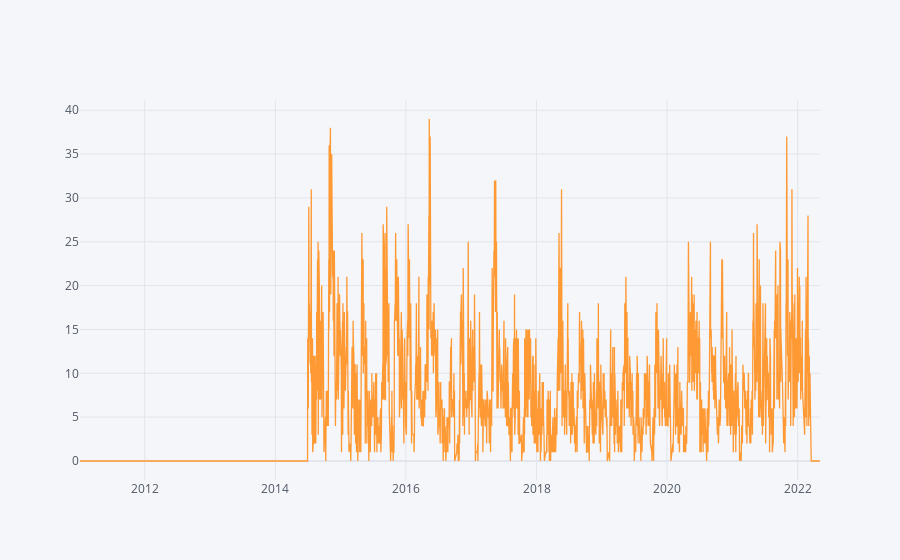

Notebook cell for this chart:
### Markdown cell above
- 分布非常不平均，如果每一个trade都一样的size那么gross management就彻底崩溃，没有办法拿到那么多的leverage
- 还有一个问题是虽然我们现在的model预测回报效果不错，model calibration以季度为单位，然后每个季度产生的交易数量差别非常大；monthly rebalance 结果好一些
- 目前我们这个sizing是用prob adjusted size,然后当我们到达gross limit的时候，就开始剪掉旧的position,如果还不够，那就剪掉新的概率低的position
- 这样的一个问题是churn会很高，这样trading cost影响很大，所以可以提高min prob，这样churn少一些，同时回报高一些
- prob weighted还是比equal weight提高很多，这也证明我们的model比较有效
- 下面的结果是没有任何compounding
- 用了monthly rebalancing (24, 200, 20) 还有quarterly rebalancing (6, 150, 10),again,monthly结果好得多因为gross management好一些

### Code cell
signal_df.count(axis = 1).iplot()

### Figure 1 — Plotly figure (JSON) as saved in the notebook; plotly's stock layout.template omitted (floating-point values rounded to 4 significant figures; data arrays with more than 128 entries replaced by an {"elided": "..."} marker saying what was removed)
{"data": [{"line": {"color": "rgba(255, 153, 51, 1.0)", "dash": "solid", "shape": "linear", "width": 1.3}, "mode": "lines", "name": "None", "text": "", "type": "scatter", "x": {"elided": "2754 str values"}, "y": {"elided": "2754 int values"}}], "layout": {"legend": {"bgcolor": "#F5F6F9", "font": {"color": "#4D5663"}}, "paper_bgcolor": "#F5F6F9", "plot_bgcolor": "#F5F6F9", "title": {"font": {"color": "#4D5663"}}, "xaxis": {"gridcolor": "#E1E5ED", "showgrid": true, "tickfont": {"color": "#4D5663"}, "title": {"font": {"color": "#4D5663"}, "text": ""}, "zerolinecolor": "#E1E5ED"}, "yaxis": {"gridcolor": "#E1E5ED", "showgrid": true, "tickfont": {"color": "#4D5663"}, "title": {"font": {"color": "#4D5663"}, "text": ""}, "zerolinecolor": "#E1E5ED"}}}
